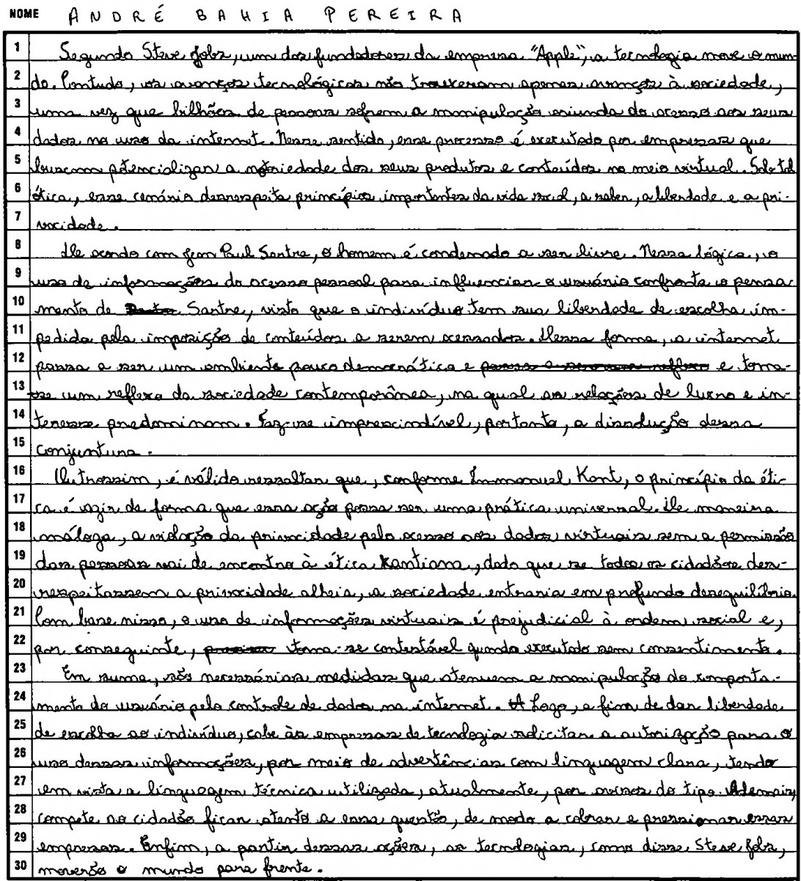
#> input picture imagens/red2.jpg, 801 x 881 px, shrunk from 1092 x 1200 before the run; its folder holds only this picture in this run
$ python -i detector.py   (imports and definitions only)
#> lines starting #> are read from the running program, lines starting #| are printed output that depends on the picture; after the words box and inside, x2 and y2 are one past the last pixel; in counts of white or black regions, pixels touching at a corner belong together
### redacao_detector/utils.py
import os
import numpy as np


# [4 lines left out: function is_image_file, not called in this run]


def agrupar_por_linhas(retangulos, tolerancia_y=20):
    if not retangulos:
        return []

    retangulos_ordenados = sorted(retangulos, key=lambda r: r[1])

    linhas = [[retangulos_ordenados[0]]]

    for retangulo in retangulos_ordenados[1:]:
        _, y, _, h = retangulo
        ultimo_grupo = linhas[-1]
        _, ultimo_y, _, ultimo_h = ultimo_grupo[-1]

        if abs((y + h / 2) - (ultimo_y + ultimo_h / 2)) < tolerancia_y:
            ultimo_grupo.append(retangulo)
        else:
            linhas.append([retangulo])

    return linhas


def agrupar_palavras(linha, distancia_x=30):
    if not linha:
        return []

    palavras = [[linha[0]]]

    for retangulo in linha[1:]:
        x, y, w, h = retangulo
        ultimo_grupo = palavras[-1]
        ultimo_x, _, ultimo_w, _ = ultimo_grupo[-1]

        if x - (ultimo_x + ultimo_w) < distancia_x:
            ultimo_grupo.append(retangulo)
        else:
            palavras.append([retangulo])

    resultado = []
    for palavra in palavras:
        if not palavra:
            continue

        x_min = min(r[0] for r in palavra)
        y_min = min(r[1] for r in palavra)
        x_max = max(r[0] + r[2] for r in palavra)
        y_max = max(r[1] + r[3] for r in palavra)

        resultado.append((x_min, y_min, x_max - x_min, y_max - y_min))

    return resultado

### redacao_detector/detector.py
import os
import cv2
from redacao_detector.utils import (
    is_image_file,
    agrupar_por_linhas,
    agrupar_palavras,
)


# [154 lines left out: functions corrigir_rotacao, detectar_areas_texto, processar_imagem, processar_diretorio, not called in this run]

>>> result = processar_imagem('../imagens/red2.jpg')
#> in processar_imagem, imagem is the input picture: shape (881, 801, 3); min 0, max 255, mean 212.9
#> in detectar_areas_texto, `binario = cv2.adaptiveThreshold( cinza_blur, 255, cv2.ADAPTIVE_THRESH_..`:
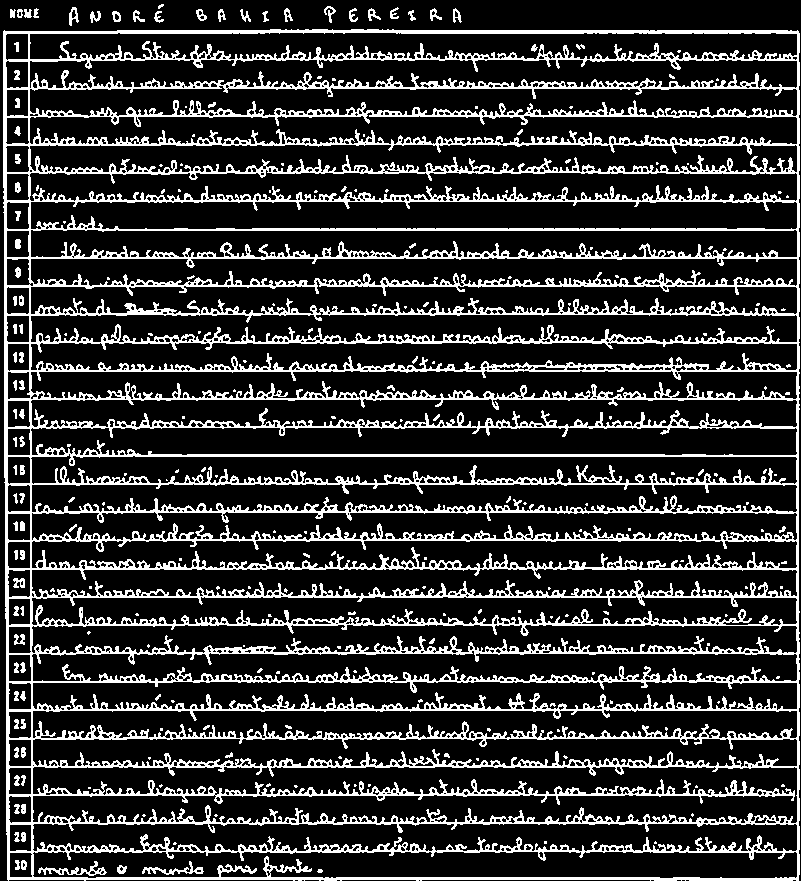
#> binario: shape (881, 801); 19.2% white in thin lines or dots
#> in detectar_areas_texto, `dilatado = cv2.dilate(binario, kernel, iterations=2)`:
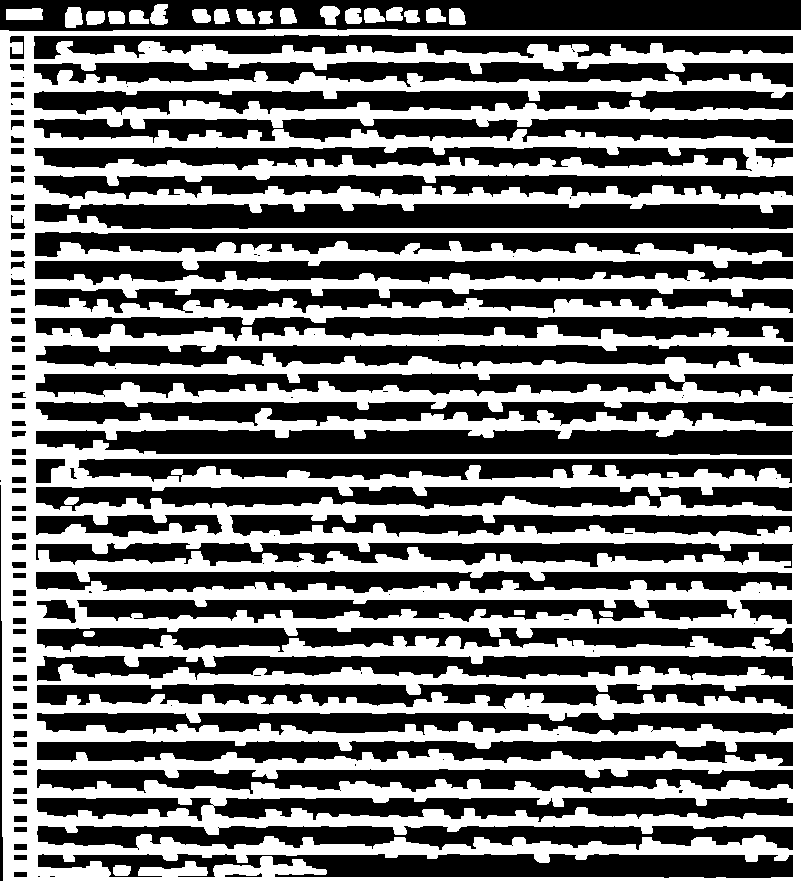
#> dilatado: shape (881, 801); 44.8% white; 24 white regions
#> in detectar_areas_texto, `contornos, _ = cv2.findContours( dilatado, cv2.RETR_EXTERNAL, cv2.CHAI..`: contornos = 19 contours; largest, box (x1, y1, x2, y2) and area: (0, 29, 801, 881) 679318, (6, 8, 43, 20) 365, (65, 7, 83, 28) 288, (150, 4, 168, 25) 257, (320, 6, 340, 25) 249
#> the loop in detectar_areas_texto, `for contorno in contornos:` made 19 passes
#> after the loop in detectar_areas_texto, `for contorno in contornos:`: retangulos = [(0, 29, 801, 852)]
#> in agrupar_por_linhas, `linhas = [[retangulos_ordenados[0]]]`: linhas = [[(0, 29, 801, 852)]]
#> the loop in detectar_areas_texto, `for linha in linhas:` made 1 pass
#> in detectar_areas_texto, `todas_palavras = [palavra for linha in todas_palavras for palavra in l..`: todas_palavras = [(0, 29, 801, 852)]
#> the loop in detectar_areas_texto, `for x, y, w, h in todas_palavras:` made 1 pass
#> after the loop in detectar_areas_texto, `for x, y, w, h in todas_palavras:`:
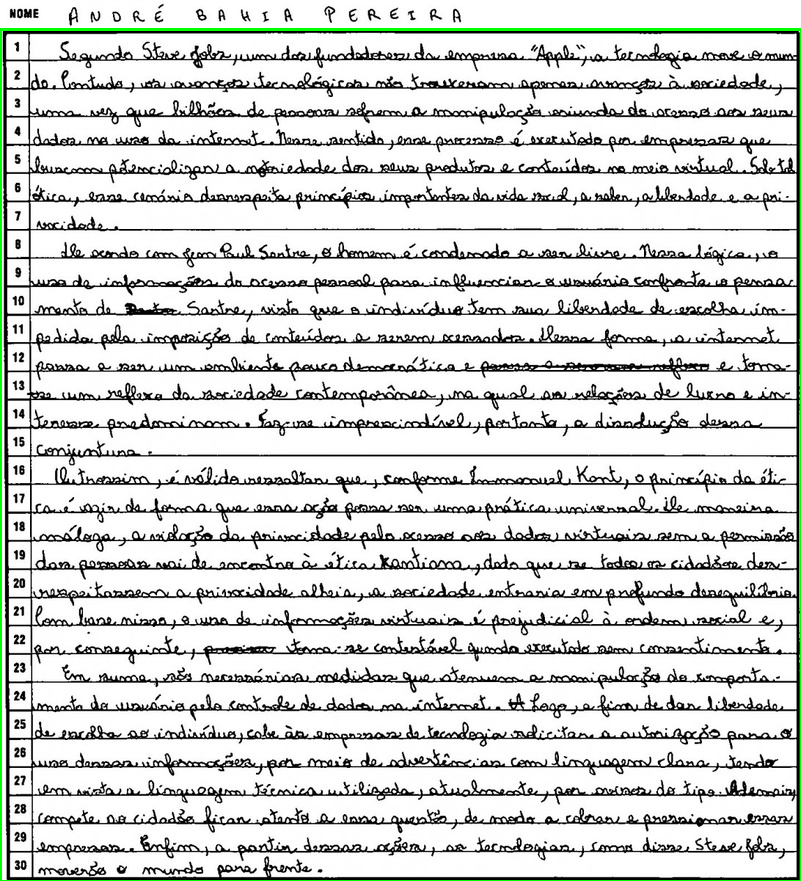
#> imagem_resultado: shape (881, 801, 3); 0.81% of pixels changed, all inside (x1, y1, x2, y2) = (0, 28, 801, 881)
